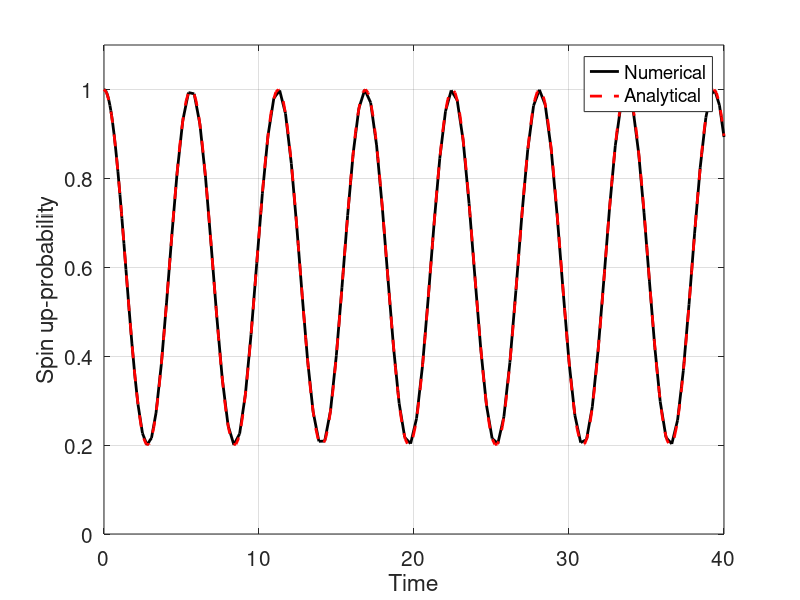

This chart was generated by the following MATLAB code:
% This script simply tests our numerical solution of the Schrödinger 
% equation against an exact analytical soltuion. The test case 
% corresponds to a constant Hamiltonian.
%
% The initial state is a spin up-state.
% 
% The implementation solves the Schrödinger equation (TDSE) by using 
% the MATLAB routine ode45. It plots the probability of a spin 
% up-measurement as a function of time - along with the corresponding 
% analytical solution.
%
% The inputs are
% E         - the difference betweeen the diagonal elements 
% of the Hamiltonian
% Omega     - twice the coupling element
% Tfinal    - the duration
%
% All inputs are hard coded initially.

% Parameters for the magnetic field
E = 0.5;
Omega= 1;             % taken to be real

% Duration of the simulation
Tfinal = 40;

% Set up the equation - with the Hamiltonian
H0 = [-E/2 0; 0, E/2];                  % Static part
InteractionMatrix = [0 1; 1, 0];        % Coupling matrix
% Right and side of the TDSE
F = @(t,x) -i*(H0+Omega/2*InteractionMatrix)*x;

% Initial state
x0=[1; 0];                              % Start with spin up

% Solve using built-in function (Runge-Kutta)
[T X]=ode45(F, [0 Tfinal], x0);         % Solves the TDSE

% Plot result
figure(1)
plot(T,abs(X(:,1)).^2, 'k-', 'linewidth', 2)

% Analytical solution
Tvector = linspace(0,Tfinal,250);       
Analytical = 1/(E^2 + Omega^2)*...
    (E^2 + Omega^2*cos(sqrt(E^2+Omega^2)/2*Tvector).^2);
hold on
% Plot the analytical solution
plot(Tvector, Analytical, 'r--', 'linewidth', 2)               
hold off
grid on

% Explain the graphs and axes, set limits and fontsizes
xlabel('Time')
ylabel('Spin up-probability')
legend('Numerical','Analytical')   
set(gca, 'fontsize', 15)
grid on
axis([0 Tfinal 0 1.1])
